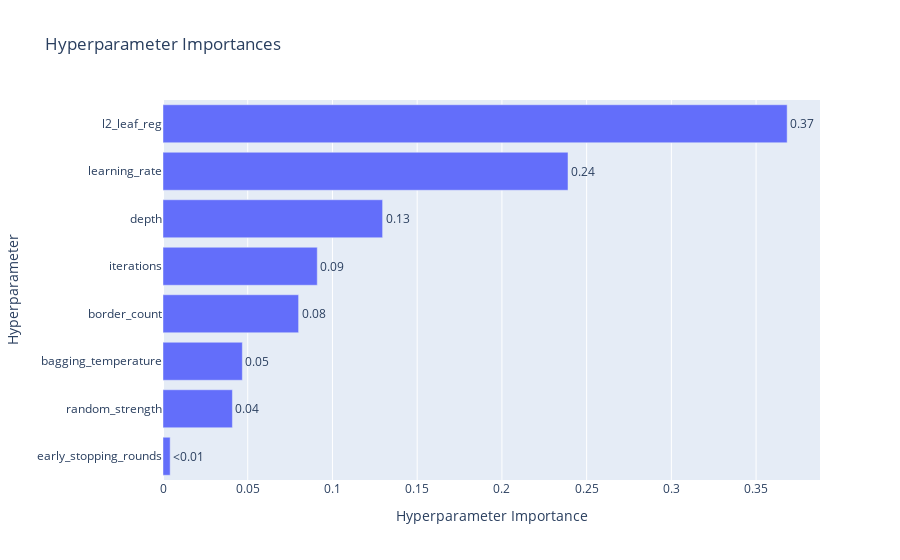

Notebook cell for this chart:
### Code cell
# optuna.visualization.plot_optimization_history(study)
# optuna.visualization.plot_parallel_coordinate(study)
# optuna.visualization.plot_slice(study)
optuna.visualization.plot_param_importances(study)

### Figure 1 — Plotly figure (JSON) as saved in the notebook; plotly's stock layout.template omitted (floating-point values rounded to 4 significant figures)
{"data": [{"cliponaxis": false, "hovertemplate": ["early_stopping_rounds (IntDistribution): 0.004227706532656315<extra></extra>", "random_strength (FloatDistribution): 0.04096061287225924<extra></extra>", "bagging_temperature (FloatDistribution): 0.046819972382465325<extra></extra>", "border_count (IntDistribution): 0.08002286064598826<extra></extra>", "iterations (IntDistribution): 0.09103290775440745<extra></extra>", "depth (IntDistribution): 0.1295990868363996<extra></extra>", "learning_rate (FloatDistribution): 0.23900858143944656<extra></extra>", "l2_leaf_reg (FloatDistribution): 0.36832827153637715<extra></extra>"], "name": "Objective Value", "orientation": "h", "text": ["<0.01", "0.04", "0.05", "0.08", "0.09", "0.13", "0.24", "0.37"], "textposition": "outside", "type": "bar", "x": [0.004228, 0.04096, 0.04682, 0.08002, 0.09103, 0.1296, 0.239, 0.3683], "y": ["early_stopping_rounds", "random_strength", "bagging_temperature", "border_count", "iterations", "depth", "learning_rate", "l2_leaf_reg"]}], "layout": {"title": {"text": "Hyperparameter Importances"}, "xaxis": {"title": {"text": "Hyperparameter Importance"}}, "yaxis": {"title": {"text": "Hyperparameter"}}}}
